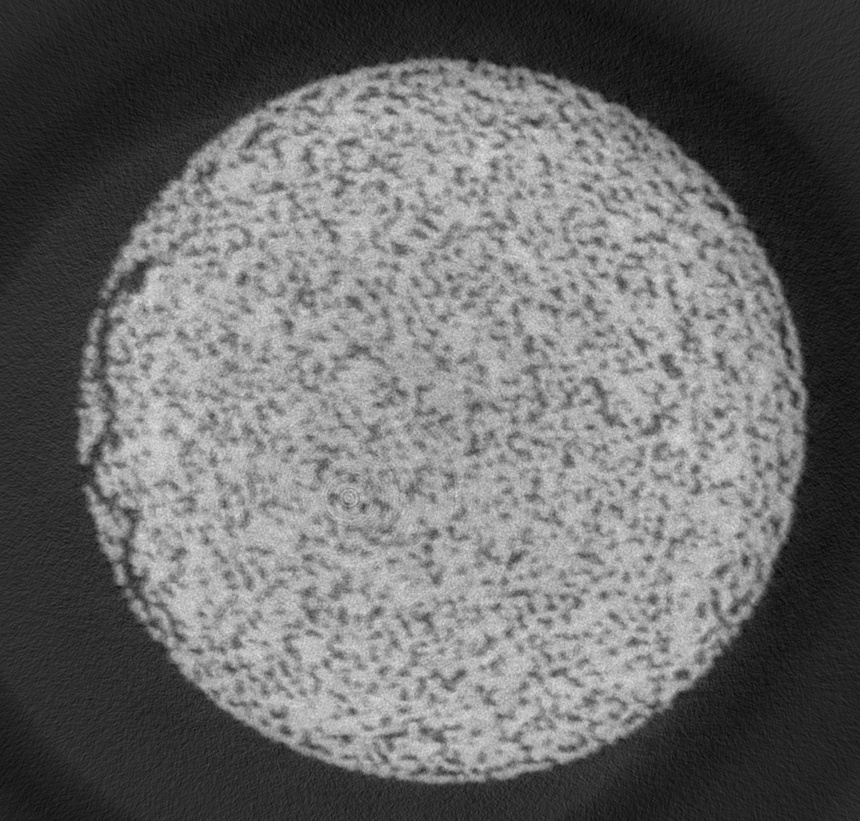
#> input picture data/microct-image-1.jpeg, 860 x 821 px, shrunk from 1447 x 1381 before the run
$ python microct.py data/microct-image-1.jpeg
#> lines starting #> are read from the running program, lines starting #| are printed output that depends on the picture; after the words box and inside, x2 and y2 are one past the last pixel; in counts of white or black regions, pixels touching at a corner belong together; long printed decimals are rounded
#> in driver_wrapper, img is the input picture: shape (821, 860); min 0, max 229, mean 106.7
#!/usr/bin/env python3

"""
MicroCT image analysis on collections of images to calculate radial porosity profiles.

@task: Average over multiple slices
@task: is it possible that the variation is experimental systematic error due to light dissipating in the medium?
@task: xns brinkman simulations with radial porosity profile
@task: does 2D GRM need both velocity and porosity variation?
@task: parallelize
@task: plot axial variation of average cross-sectional porosity in my packings
"""


import matplotlib.pyplot as plt
from skimage.filters import threshold_mean, threshold_yen, threshold_otsu
from skimage.morphology import binary_dilation, binary_erosion
from skimage import io
import numpy as np
import argparse
import csv

from pathlib import Path

from functools import partial
from multiprocessing import Pool

TARGET_POR=0.37

# [81 lines left out: functions plot_image_threshold, plot_profile, plot_image_filtered_profile, plot_image, not called in this run]
    # plt.show()

def die():
    import sys
    sys.exit()

def driver(img, half_width, threshold, resolution, filename):
    """
    Calculate porosity profile for a single image
    """
#> called with half_width = 1, threshold = 'mean', resolution = 2.5e-06, filename = 'microct-image-1.jpeg'

    if threshold == 'mean':
        threshold = threshold_mean(img)
#> threshold = 106.7
    elif threshold == 'otsu':
        threshold = threshold_otsu(img)
    elif threshold == 'yen':
        threshold = threshold_yen(img)
    else:
        threshold = float(threshold)

    print(f"{threshold=}")
#| threshold=106.739
    binary = img > threshold
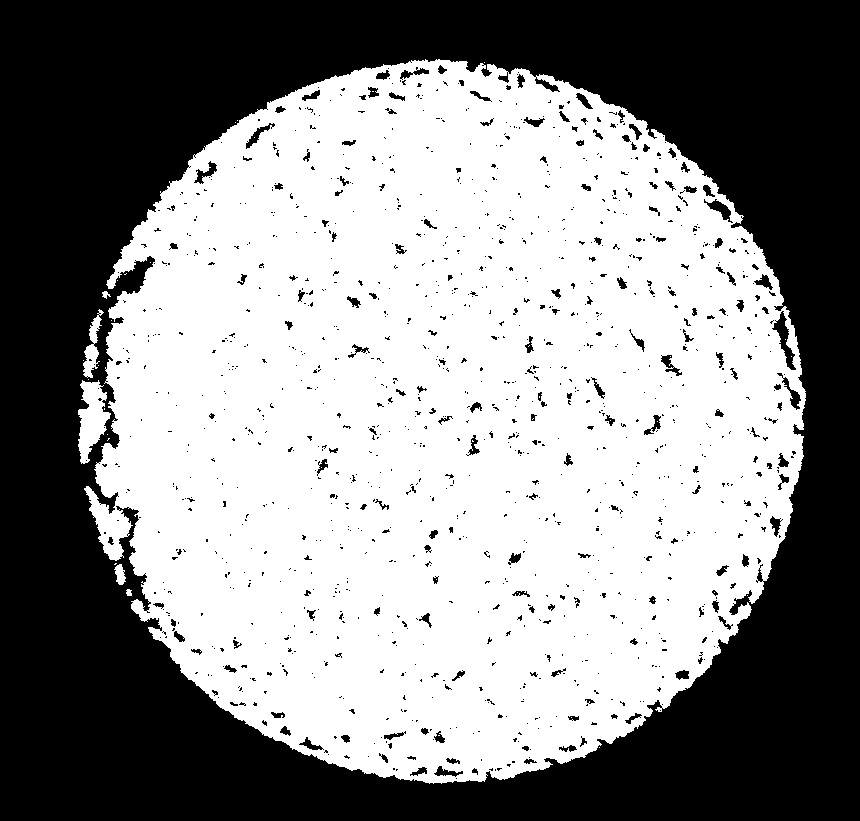
#> binary: shape (821, 860) bool; 55.3% white; 1224 black regions (1048 under 20 px), largest, box (x1, y1, x2, y2) and area: (0, 0, 860, 821) 302120, (772, 311, 796, 370) 454, (704, 199, 733, 223) 243

    # plot_image(img, filename + '_original.pdf')

    ## arr is used for further operations. If set to img, we can use the threshold
    ## calculated directly on it in later operations.
    ## If we use binary, we have to set the threshold to 0 or 1 or something
    arr = np.array(img)
    # arr = binary

    ## Calculate xy bounds of the image
    x = np.arange(0, arr.shape[1])
#> x = 860 values from 0 to 859
    y = np.arange(0, arr.shape[0])
#> y = 821 values from 0 to 820
    xmax, ymax = arr.shape
#> xmax = 821; ymax = 860
    print(arr.shape)
#| (821, 860)

    dilation1 = binary_dilation(binary)
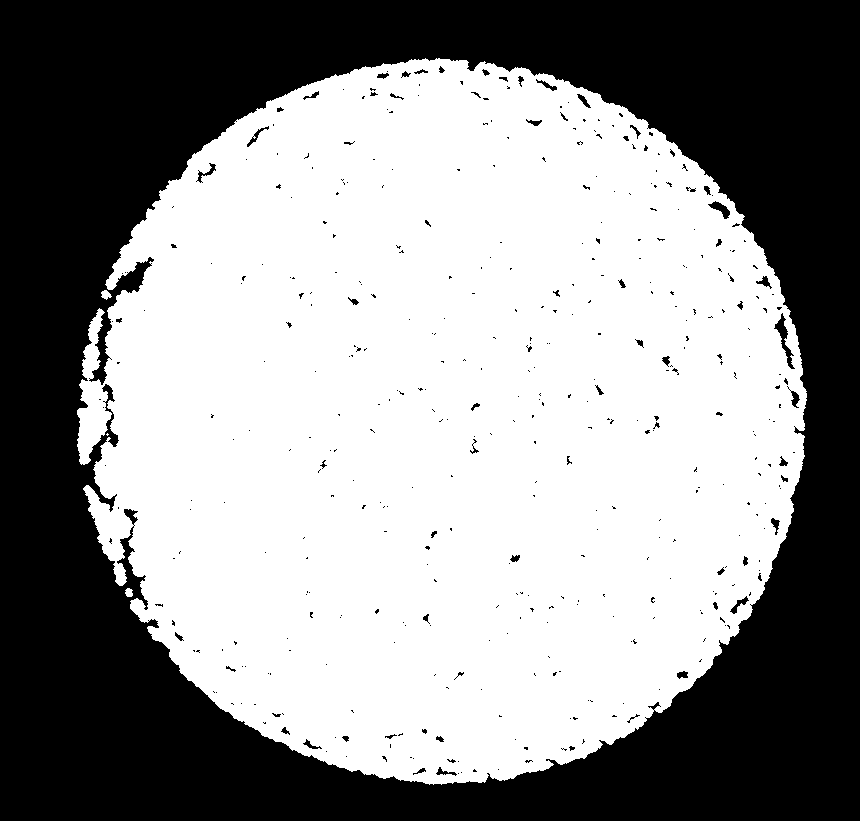
#> dilation1: shape (821, 860) bool; 57.2% white; 427 black regions (365 under 20 px), largest, box (x1, y1, x2, y2) and area: (0, 0, 860, 821) 297753, (774, 313, 795, 369) 312, (708, 201, 730, 219) 164
    erosion1 = binary_erosion(dilation1)
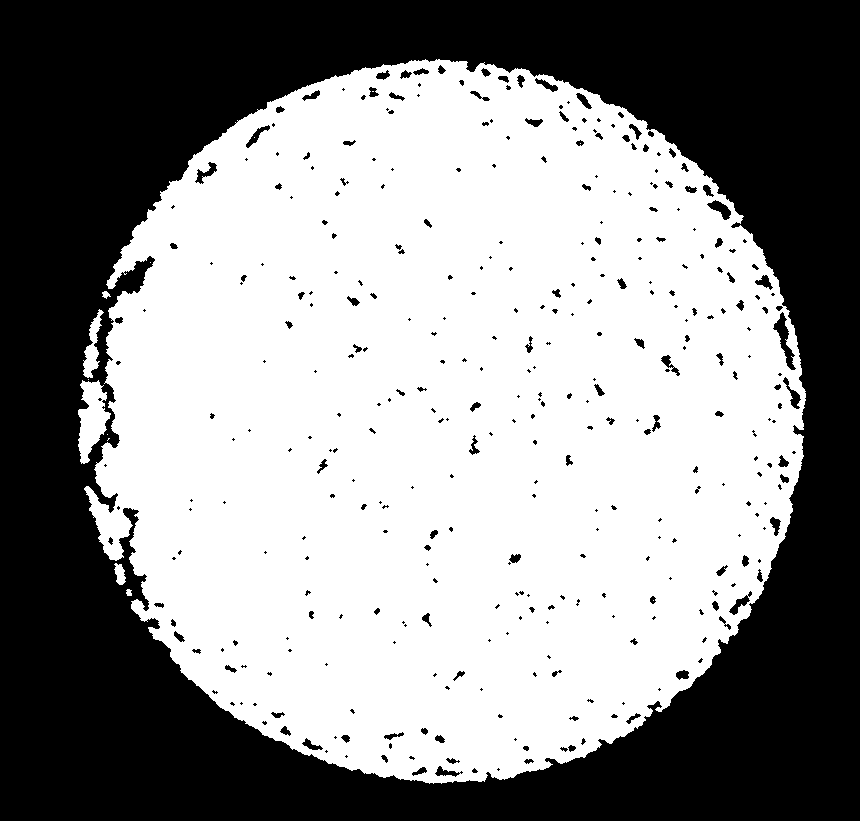
#> erosion1: shape (821, 860) bool; 56% white; 365 black regions (230 under 20 px), largest, box (x1, y1, x2, y2) and area: (0, 0, 860, 821) 301111, (773, 312, 796, 370) 437, (707, 200, 731, 220) 220
    erosion2 = binary_erosion(erosion1)
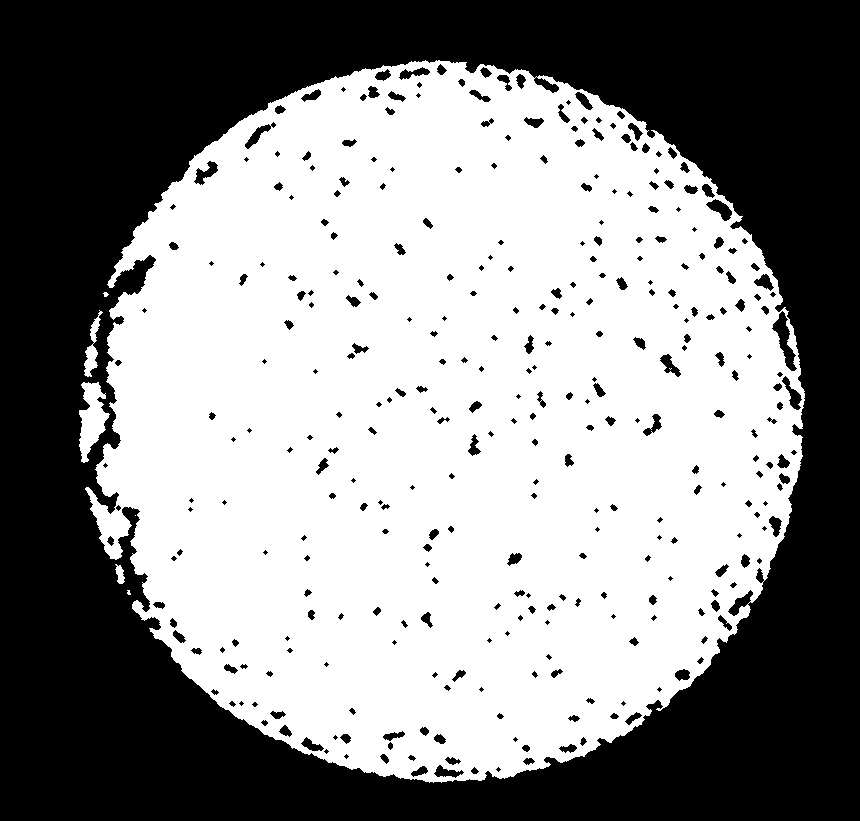
#> erosion2: shape (821, 860) bool; 54.7% white; 336 black regions (105 under 20 px), largest, box (x1, y1, x2, y2) and area: (0, 0, 860, 821) 305051, (772, 311, 797, 371) 564, (706, 199, 732, 221) 280
    dilation2 = binary_dilation(erosion2)
#> dilation2: shape (821, 860) bool; 56% white; 351 black regions (217 under 20 px), largest, box (x1, y1, x2, y2) and area: (0, 0, 860, 821) 301338, (773, 312, 796, 370) 442, (707, 200, 731, 220) 221

    # plot_image(binary, filename=filename + '_binary.pdf')
    # plot_image(dilation2, filename=filename + '_cleaned.pdf')

    work_arr = dilation2
    work_threshold = 1

    ## Find limits and center of the column.
    yw,xw = np.where(work_arr >= work_threshold) ## Find bright pixels -> beads

    xmin = min(xw)
#> xmin = 78
    xmax = max(xw)
#> xmax = 805
    ymin = min(yw)
#> ymin = 59
    ymax = max(yw)
#> ymax = 783

    ## Print column limits
    print("Column X: [{}, {}]".format(xmin, xmax))
#| Column X: [78, 805]
    print("Column Y: [{}, {}]".format(ymin, ymax))
#| Column Y: [59, 783]

    xrad = (xmax - xmin)//2
#> xrad = 363
    yrad = (ymax - ymin)//2
#> yrad = 362
    rad = (xrad + yrad) //2
#> rad = 362
    print("Rads:", xrad, yrad, rad)
#| Rads: 363 362 362

    xc = (xmax + xmin) //2
#> xc = 441
    yc = (ymax + ymin) //2
#> yc = 421
    print("Centers:", xc, yc)
#| Centers: 441 421

    # [12 lines of commented-out code are left out]

    out_rad_por_tups = []

    zarr = np.zeros((work_arr.shape[0], work_arr.shape[1]))

    for r in range(half_width,rad-half_width,2*half_width):
        # print(r-half_width, r, r+half_width)

        ## Find all pixels within ring of radius: r-half_width to r+half_width
        mask = np.logical_and( (x[np.newaxis,:]-xc)**2 + (y[:,np.newaxis]-yc)**2 <= (r+half_width)**2, (x[np.newaxis,:]-xc)**2 + (y[:,np.newaxis]-yc)**2 >= (r-half_width)**2)

        total = work_arr[mask].size ## Count number of pixels in given ring
        pores = np.where(work_arr[mask] < work_threshold)[0].size ## count number of dark pixels -> voids
        # [8 lines of commented-out code are left out]
        out_rad_por_tups.append((r,pores/total))
#> this loop made 180 passes
#> pass 1, in driver, `mask = np.logical_and( (x[np.newaxis,:]-xc)**2 + (y[:,np.newaxis]-yc)*..`:
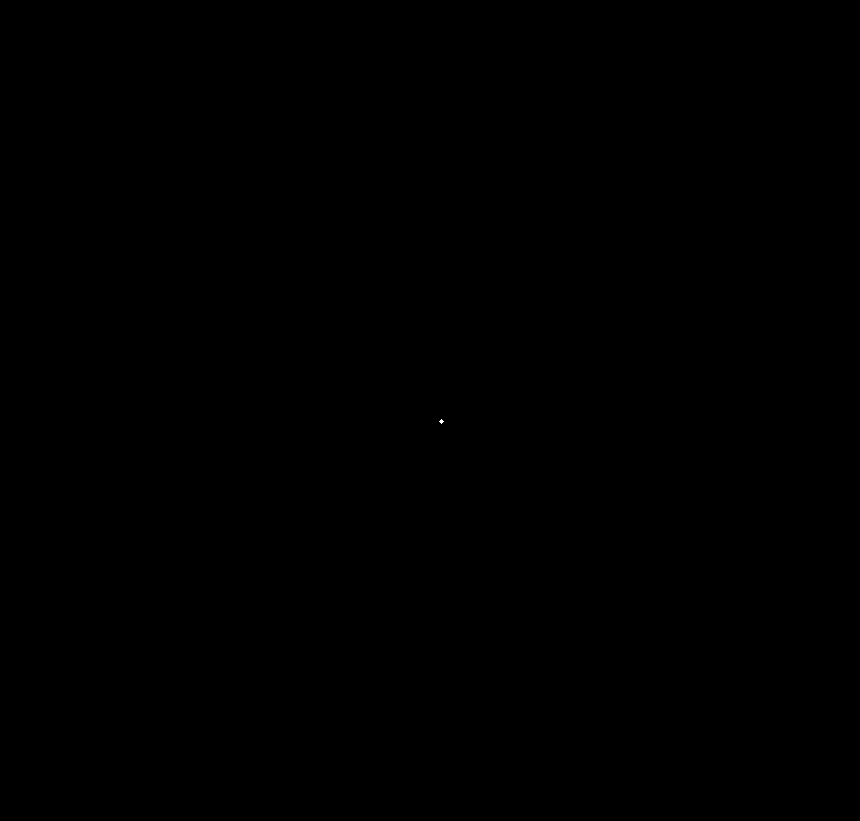
#> mask: shape (821, 860) bool; 0% white in thin lines or dots, all inside (x1, y1, x2, y2) = (439, 419, 444, 424)
#> after the loop, out_rad_por_tups = 180 pairs, first value 1 to 359, second value 0 to 0.615

    # out_por_avg = np.average(out_por)

    eps = 1e-3
    out_rad_por_tups = [ tup for tup in out_rad_por_tups if tup[0] > 50 and tup[1] < 1-eps ]
#> out_rad_por_tups = 155 pairs, first value 51 to 359, second value 0 to 0.277
    por_avg = sum(map(lambda x: x[1], out_rad_por_tups)) / len(out_rad_por_tups)
#> por_avg = 0.0269

    # Scale X axis by resolution
    out_rad_por_tups = list(map(lambda x: (x[0] * resolution, x[1]), out_rad_por_tups))
#> out_rad_por_tups = 155 pairs, first value 0.000128 to 0.000898, second value 0 to 0.277

    # [20 lines of commented-out code are left out]

    with open (filename + '_rad_por_tups.csv', 'w') as f:
        writer = csv.writer(f, delimiter=',')
        writer.writerows(out_rad_por_tups)

    with open (filename + '_rad_por_avg.csv', 'w') as f:
        writer = csv.writer(f, delimiter=',')

        ## Average including "bad" areas
        # writer.writerow((out_rad[0], out_por_avg))
        # writer.writerow((out_rad[-1], out_por_avg))

        ## Average after snipping "bad" areas
        writer.writerow((0, por_avg))
        writer.writerow((rad * resolution, por_avg))

    with open (filename + '_rad_por_target.csv', 'w') as f:
        writer = csv.writer(f, delimiter=',')

        ## Average after snipping "bad" areas
        writer.writerow((0, TARGET_POR))
        writer.writerow((rad * resolution, TARGET_POR))

def driver_wrapper(i, half_width, threshold, resolution, filenames ):
    img = io.imread(filenames[i])
    return driver(
        img,
        half_width=half_width,
        threshold=threshold,
        resolution=resolution,
        filename=str(Path(filenames[i]).name)
)

def main():

    ap = argparse.ArgumentParser()
    ap.add_argument('-w', '--width', type=int, default=1, help='Half width of the sampling ring in pixels')
    ap.add_argument('-t', '--threshold', default='mean', help='Thresholding function or value')
    ap.add_argument('-r', '--resolution', type=float, default=2.5e-6, help='Resolution of MicroCT scans')
    ap.add_argument('-o', '--output', default='output', help='Output filename prefix')
    ap.add_argument('-n', '--nproc', default=4, type=int, help='Output filename prefix')
    # ap.add_argument('-a', '--average', action='store_true', help="Create an average plot over multiple files.")
    ap.add_argument('FILES', nargs='*', help='Image files to process.')
    args = vars(ap.parse_args())

    half_width    = args['width']     ## Half ring-width to count pixels at a given radius

    if args['nproc'] > 1:
        with Pool(args['nproc']) as pool:
            pool.map(
                partial(driver_wrapper,
                    half_width=args['width'],
                    threshold=args['threshold'],
                    resolution=args['resolution'],
                    filenames=args['FILES']
                ),
                range(len(args['FILES']))
            )
    else:
        coll = io.collection.ImageCollection(args['FILES'])
        arr = coll.concatenate()
        print(arr.shape)
        num_files = arr.shape[0]

        for i in range(num_files):
            driver(arr[i], args['width'], args['threshold'], args['resolution'], f"{args['FILES'][i]}")


if __name__ == "__main__":
    main()
